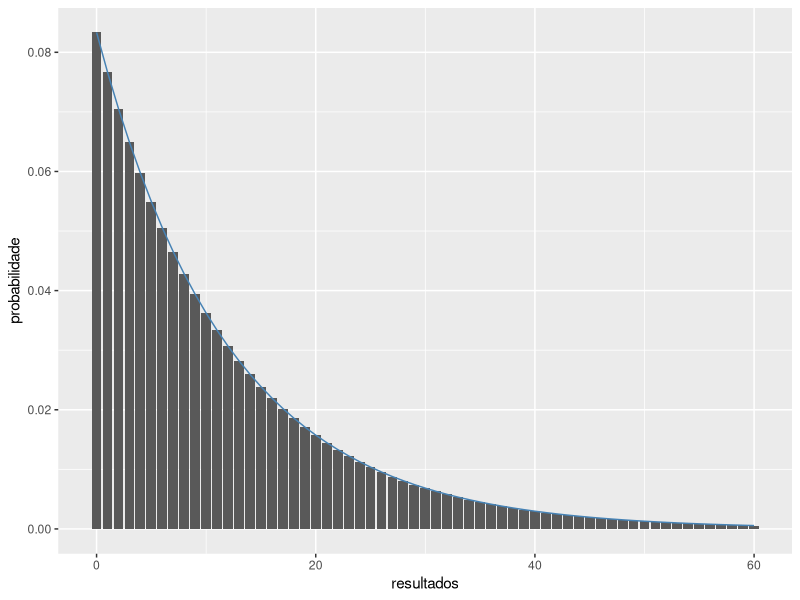
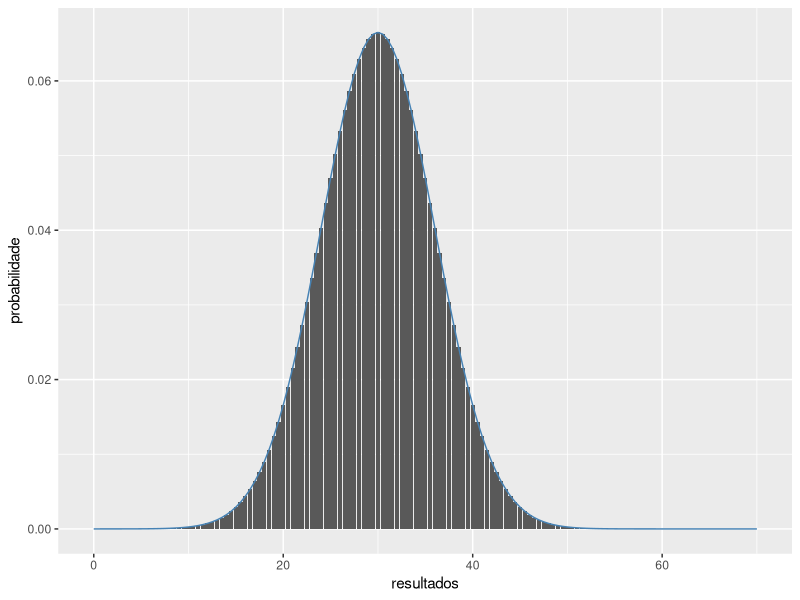
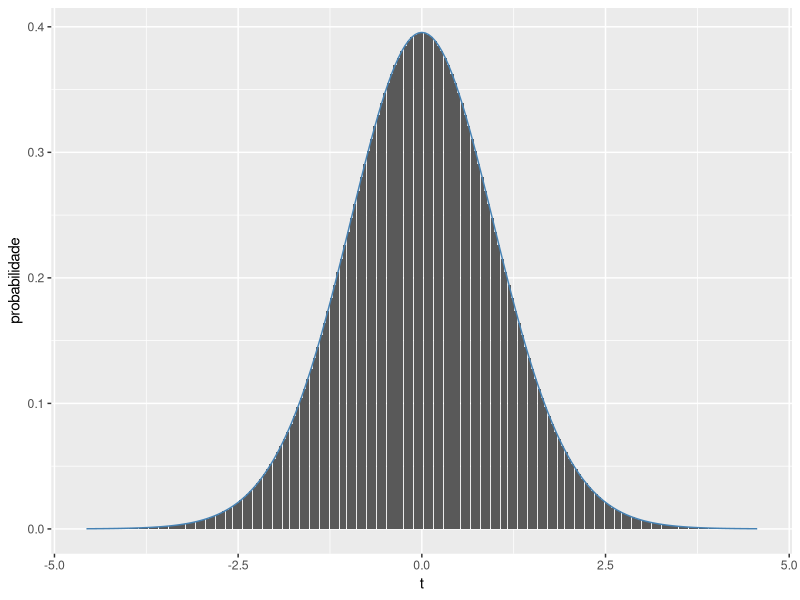
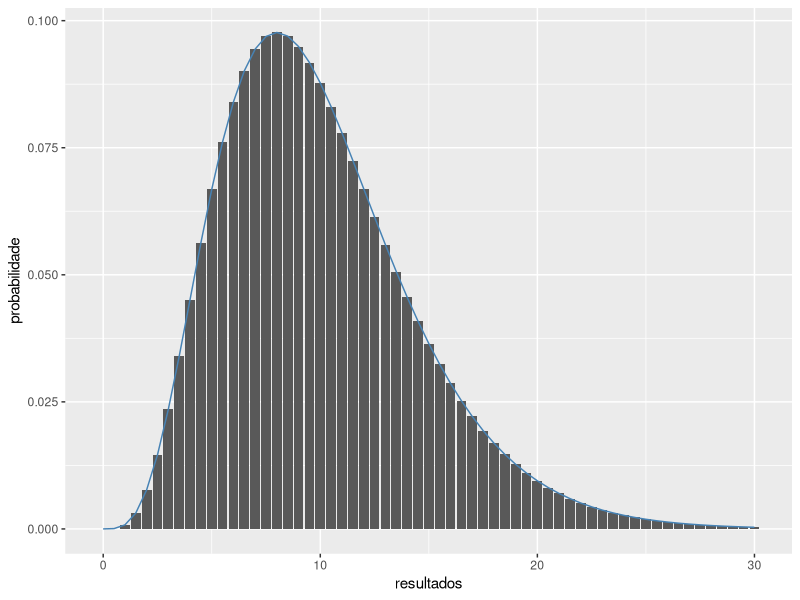
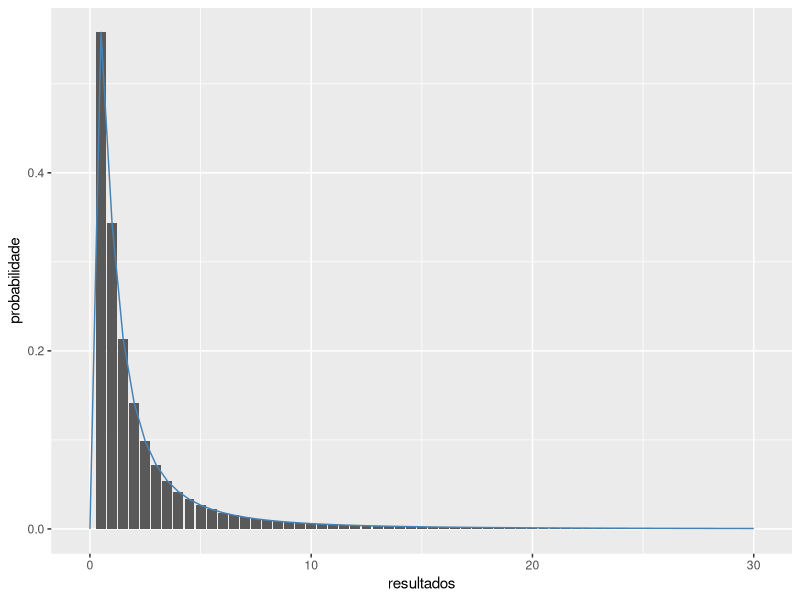

Generate these figures, in order, with R:
### Carregar pacotes ###
library(tidyverse)
library(magrittr)
library(lubridate)



### Exemplos simulados

## distribuicao exponencial

n = 60

duracao_media <- 12

dados_exponencial <- data_frame( resultados = 0:n,
                                 probabilidade = dexp( x = resultados, 
                                                       rate = 1/duracao_media ) )

dados_exponencial %>% 
  ggplot( aes( x = resultados,
               y = probabilidade ) ) +
  geom_bar( stat = 'identity' ) +
  geom_line( color='steelblue' )


## distribuicao normal

n = 70
media = 30
desvio_padrao <- 6

dados_normal <- data_frame( resultados = seq( from = 0, 
                                              to = n, 
                                              by = 0.5 ),
                            probabilidade = dnorm( x = resultados, 
                                                   mean = media, 
                                                   sd = desvio_padrao ) )

dados_normal %>% 
  ggplot( aes( x = resultados,
               y = probabilidade ) ) +
  geom_bar( stat = 'identity' ) +
  geom_line( color='steelblue' )


## distribuicao t

n = 30
media = 50
desvio_padrao <- 2

dados_t <- data_frame( resultados = seq( from = 0, 
                                              to = 100, 
                                              by = 0.5 ),
                       t = (resultados - media) / desvio_padrao / sqrt(n),
                       probabilidade = dt( x = t, df = n - 1 ) )

dados_t %>% 
  ggplot( aes( x = t,
               y = probabilidade ) ) +
  geom_bar( stat = 'identity' ) +
  geom_line( color='steelblue' )



## distribuicao qui-quadrado

n = 10

dados_quiquadrado <- data_frame( resultados = seq( from = 0, 
                                                   to = 30, 
                                                   by = 0.5 ),
                                 probabilidade = dchisq( x = resultados, 
                                                         df = n ) )

dados_quiquadrado %>% 
  ggplot( aes( x = resultados,
               y = probabilidade ) ) +
  geom_bar( stat = 'identity' ) +
  geom_line( color='steelblue' )


## distribuicao F

n1 <- 5
n2 <- 4

dados_f <- data_frame( resultados = seq( from = 0, 
                                         to = 30, 
                                         by = 0.5 ),
                       probabilidade = df( x = resultados,
                                           df1 = n1 - 1, 
                                           df2 = n2 - 1) )

dados_f %>% 
  ggplot( aes( x = resultados,
               y = probabilidade ) ) +
  geom_bar( stat = 'identity' ) +
  geom_line( color='steelblue' )












